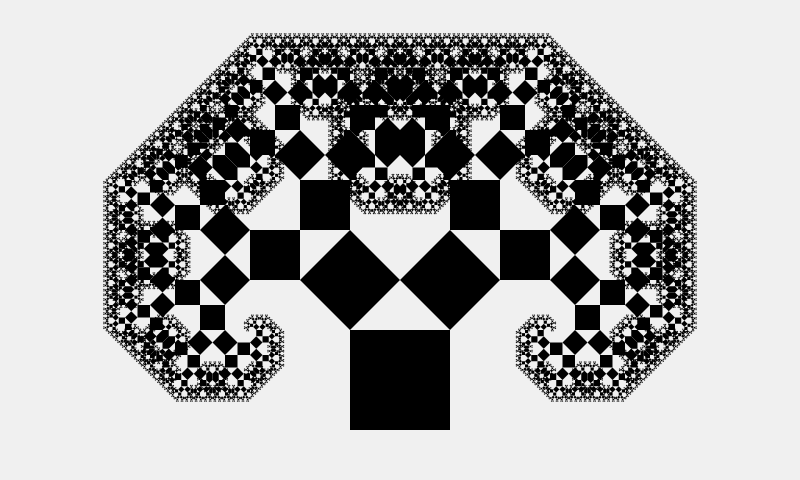
Frame 1 (no input)
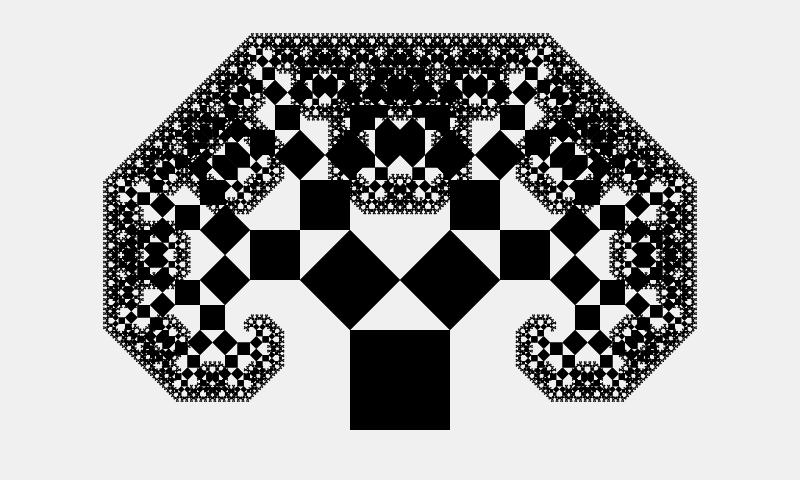
Frame 2 (the mouse pressed at the canvas centre, redrawn once)

The Processing sketch that drew these frames (run headless with seeded random() and noise(); the mouse was pressed at the canvas centre and the sketch redrawn once):

// Processing sketch: pythagoras
// ── pythagoras.pde
/* Pythagoras tree */
void setup() {
    size(800, 480);
    background(240);
    noLoop();
    rectMode(CENTER);
    noStroke();
    fill(0);
}

void draw() {
    /* symmetry */
    final float l = 100;
    ptree(width/2, height-l, l, PI/4, 14);
    /* asymmetry */
    //final float l = 90;
    //ptree(width/2-l, height-l, l, PI/3, 14);
}

void ptree(float x, float y, float l, float t, int n) {
    if ( n <= 0 ) {
        return ;
    }

    float nll = l * cos(t);
    float nlr = l * cos(HALF_PI-t);

    square(x, y, l);
    pushMatrix();

    // left
    translate(x-l/2, y-l/2);
    rotate(-t);
    ptree(nll/2, -nll/2, nll, t, n-1);
    rotate(t);
    // right
    translate(l, 0);
    rotate(HALF_PI-t);
    ptree(-nlr/2, -nlr/2, nlr, t, n-1);

    popMatrix();
}
